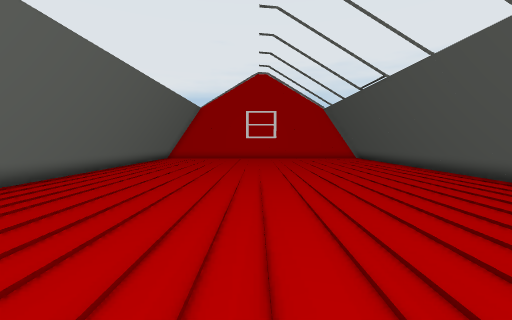
[1] (above)

14 first-person views from a walk through a Unity game level. The camera is 1.5 m above the floor, tilts 4° down and sees 90° across. The floor is counted in squares, 1 m on a side. Each view is taken from the middle of a square. On the plan, view 1 faces up. The plan holds only what a view shows up to about 13 squares ahead; the rest is blank. The place goes on beyond the plan.

[2]
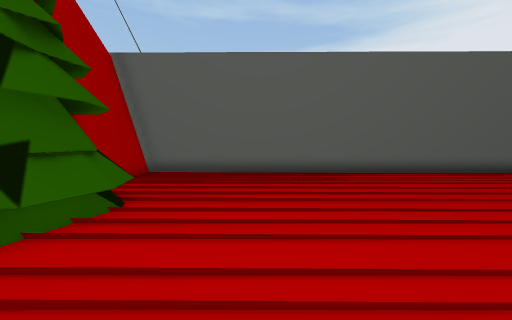

[3]
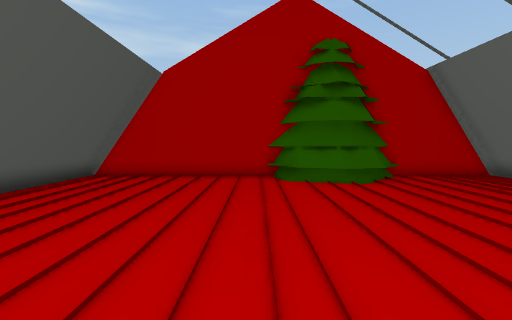

[4]
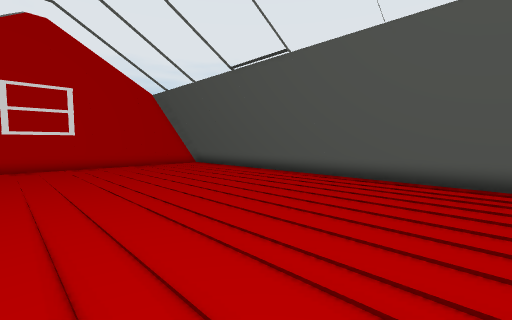

[5]
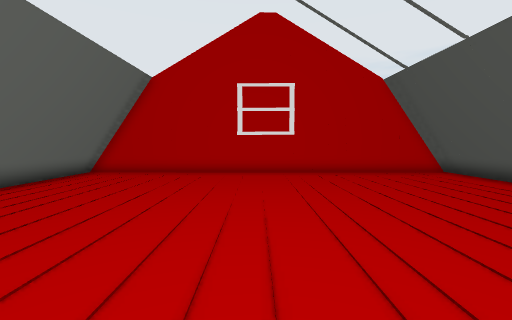

[6]
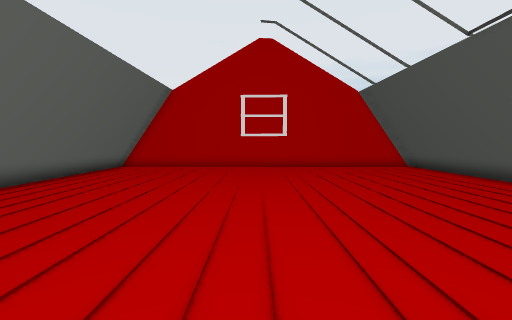

[7]
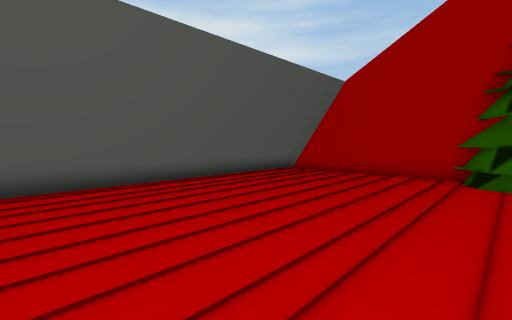

[8]
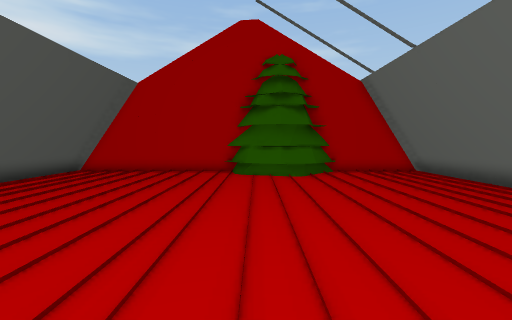

[9]
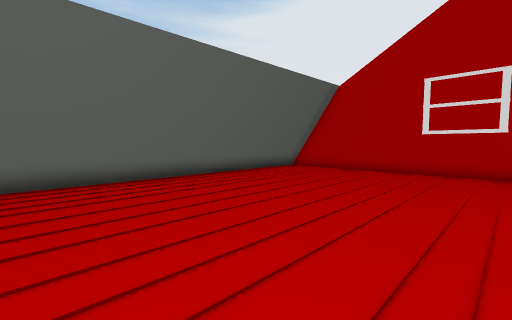

[10]
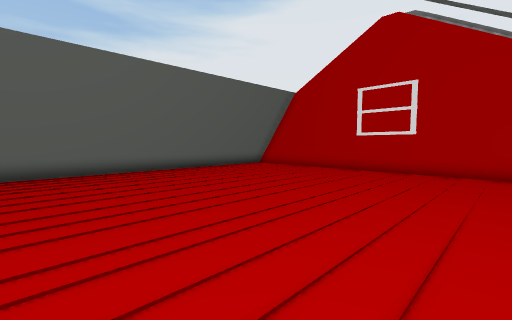

[11]
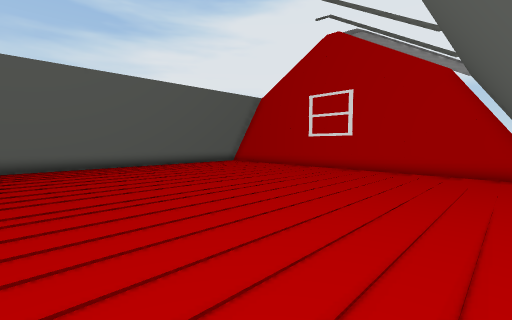

[12]
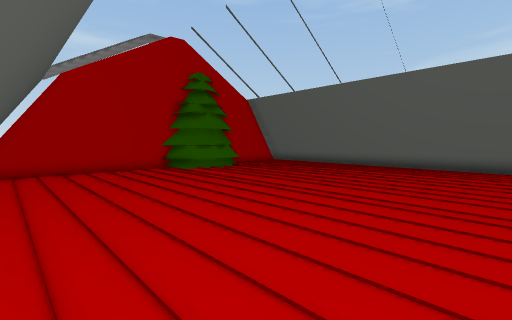

[13]
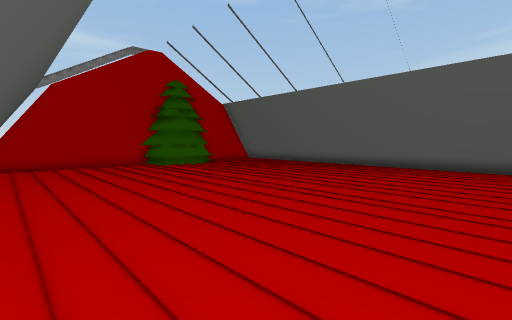

[14]
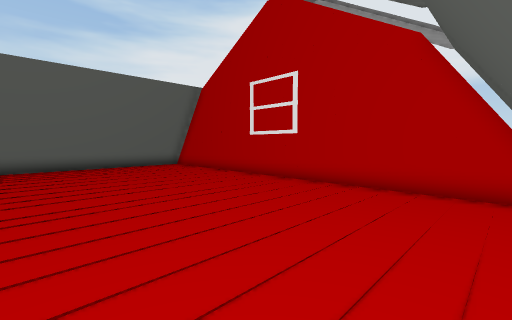

### Floor plan
Points are (right, up) in squares from view 1. A wall is a line through its corners. A room is listed if a view was taken in it or the views show most of it. See-through windows are left out.
Room 1 (views 1, 2, 3, 4, 5, 6, 7, 8, 9, 10, 11, 12, 13, 14)
walls: (8.6, 16.4) (8.6, 24.1); (8.8, 16.7) (8.8, 24.1); (8.9, 16.8) (8.9, 24.1); (-1.9, -2.5) (-1.3, -2.3); (1.4, -4.2) (9, -4.2); (8.9, 23.5) (-7.8, 23.5); (-7.3, 23.9) (-7.6, -4.5); (-7.5, 23.9) (-7.8, -4.5); (8.5, -4.9) (8.6, 15.9); (8.7, -4.9) (8.7, 15.7); (8.8, -4.9) (8.9, 15.6); (-8.2, -4.1) (-4.3, -4.2)
low walls: (9.2, 17.1) (9.2, 24.1); (9.3, 17.2) (9.3, 23.9); (-8.1, 17.6) (-8.3, -4.5); (-0.5, -2.1) (0.5, -2.4); (-0.5, -2.3) (-0.1, -2.5); (-2.7, -2.2) (-1.4, -1.9); (-2.6, -2.4) (-1.4, -2.1); (-7.8, 23.9) (-8.1, -4.6); (9.2, -4.6) (9.3, 14.9); (9.1, -4.9) (9.1, 15.2)

Where each view was taken, in squares from view 1:
view 1: 0 up, 0 right, facing up
view 2: 1 up, 4 right, facing left
view 3: 7 up, 2 right, facing down
view 4: 7 up, 1 left, facing up-right
view 5: 11 up, 0 right, facing up
view 6: 8 up, 0 right, facing up
view 7: 8 up, 0 right, facing down-right
view 8: 9 up, 0 right, facing down
view 9: 10 up, 2 right, facing up-left
view 10: 10 up, 5 right, facing up-left
view 11: 10 up, 8 right, facing up-left
view 12: 10 up, 8 right, facing down-left
view 13: 13 up, 8 right, facing down-left
view 14: 15 up, 8 right, facing up-left
